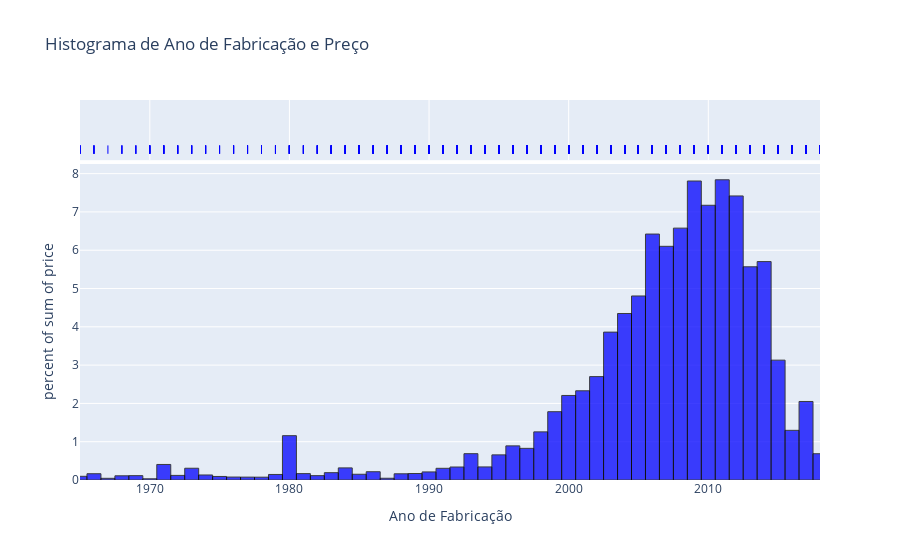

The code cell stored with this chart in its notebook:
### Code cell
# Limitar os dados de 1960 a 2020
df_cars_filtered = df_cars[(df_cars['yearOfRegistration'] >= 1965) & (df_cars['yearOfRegistration'] <= 2018)]

# Plotar o histograma com os dados filtrados
fig = px.histogram(data_frame=df_cars_filtered, x="yearOfRegistration", y="price", range_x=[1965, 2018], barmode='overlay',
                   title='Histograma de Ano de Fabricação e Preço',
                   labels={'yearOfRegistration': 'Ano de Fabricação', 'kilometer': 'Kilometro'},
                   opacity=0.75,
                   histnorm='percent',
                   marginal='rug',
                   color_discrete_sequence=['blue'])
fig.update_traces(marker=dict(line=dict(color='black', width=1)))
fig.show()

### Figure 1 — Plotly figure (JSON) as saved in the notebook; plotly's stock layout.template omitted (floating-point values rounded to 4 significant figures; data arrays with more than 128 entries replaced by an {"elided": "..."} marker saying what was removed)
{"data": [{"alignmentgroup": "True", "bingroup": "x", "histfunc": "sum", "histnorm": "percent", "hovertemplate": "Ano de Fabricação=%{x}<br>percent of sum of price=%{y}<extra></extra>", "legendgroup": "", "marker": {"color": "blue", "line": {"color": "black", "width": 1}, "opacity": 0.75, "pattern": {"shape": ""}}, "name": "", "offsetgroup": "", "orientation": "v", "showlegend": false, "type": "histogram", "x": {"elided": "9986 int values"}, "xaxis": "x", "y": {"elided": "9986 int values"}, "yaxis": "y"}, {"alignmentgroup": "True", "boxpoints": "all", "fillcolor": "rgba(255,255,255,0)", "hoveron": "points", "hovertemplate": "Ano de Fabricação=%{x}<extra></extra>", "jitter": 0, "legendgroup": "", "line": {"color": "rgba(255,255,255,0)"}, "marker": {"color": "blue", "line": {"color": "black", "width": 1}, "symbol": "line-ns-open"}, "name": "", "offsetgroup": "", "showlegend": false, "type": "box", "x": {"elided": "9986 int values"}, "xaxis": "x2", "yaxis": "y2"}], "layout": {"barmode": "overlay", "legend": {"tracegroupgap": 0}, "title": {"text": "Histograma de Ano de Fabricação e Preço"}, "xaxis": {"anchor": "y", "domain": [0, 1], "range": [1965, 2018], "title": {"text": "Ano de Fabricação"}}, "xaxis2": {"anchor": "y2", "domain": [0, 1], "matches": "x", "showgrid": true, "showticklabels": false}, "yaxis": {"anchor": "x", "domain": [0, 0.8316], "title": {"text": "percent of sum of price"}}, "yaxis2": {"anchor": "x2", "domain": [0.8416, 1], "matches": "y2", "showgrid": false, "showline": false, "showticklabels": false, "ticks": ""}}}
